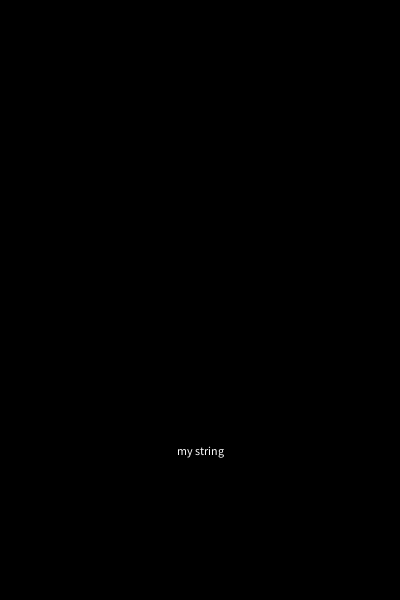
Frame 1 (no input)
Frame 60 (the mouse pressed at the canvas centre just before this capture): identical to frame 1, image omitted
Frame 120 (the mouse held since frame 60 and released just before this capture): identical to frame 1, image omitted

The Processing sketch that drew this single still picture (run headless with seeded random() and noise(); from frame 60 on, the mouse is pressed at the canvas centre):

// Processing sketch: Text_array
// ── Text_array.pde
void setup() {
  size(400, 600);
  fill(255);
  textAlign(CENTER, CENTER);
}
 
String message1 = "my string"; 

void draw() {
  background(0);
 
  text(message1,width/2,height*0.75);
}
